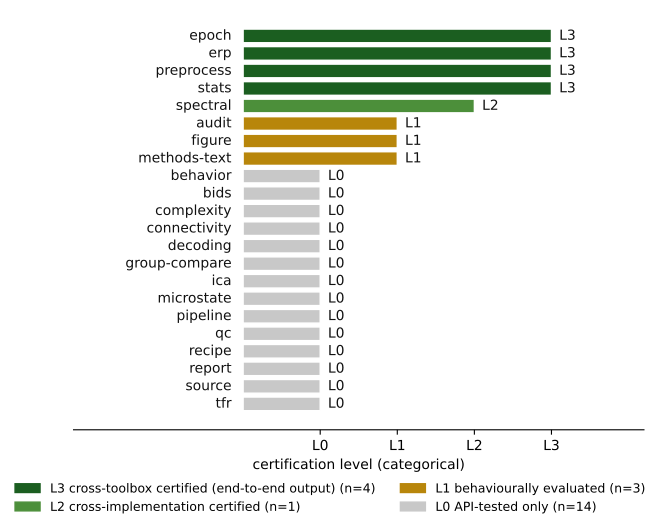

The Python source for this figure:
#!/usr/bin/env python
"""Figure 3 — the honest coverage map: certification level of each of the 22 skills."""
from __future__ import annotations
import json
from pathlib import Path

ROOT = Path(__file__).resolve().parents[3]
ORDER = ["L3", "L2", "L1", "L0"]
COLOR = {"L3": "#1b5e20", "L2": "#4c8f3a", "L1": "#b8860b", "L0": "#c8c8c8"}
LABEL = {"L3": "L3 cross-toolbox certified (end-to-end output)", "L2": "L2 cross-implementation certified",
         "L1": "L1 behaviourally evaluated", "L0": "L0 API-tested only"}


def build():
    import matplotlib
    matplotlib.use("Agg")
    import matplotlib.pyplot as plt
    from matplotlib.patches import Patch

    levels = json.loads((Path(__file__).resolve().parent / "skill_levels.json")
                        .read_text(encoding="utf-8-sig"))["levels"]
    skills = sorted(levels, key=lambda s: (ORDER.index(levels[s]), s))

    fig, ax = plt.subplots(figsize=(7.0, 5.4))
    xpos = {"L3": 3, "L2": 2, "L1": 1, "L0": 0}
    for i, s in enumerate(skills):
        lv = levels[s]
        ax.barh(i, xpos[lv] + 1, color=COLOR[lv], edgecolor="white", height=0.78)
        ax.annotate(s.replace("eeg-", ""), (-0.15, i), va="center", ha="right", fontsize=10, color="#111111")
        ax.annotate(lv, (xpos[lv] + 1.1, i), va="center", ha="left", fontsize=10, color="#111111")
    ax.set_yticks([]); ax.invert_yaxis()
    ax.set_xlim(-2.2, 5.2); ax.set_xticks([1, 2, 3, 4]); ax.set_xticklabels(["L0", "L1", "L2", "L3"], fontsize=10)
    ax.set_xlabel("certification level (categorical)", fontsize=10)
    for spine in ("top", "right", "left"):
        ax.spines[spine].set_visible(False)
    counts = {l: sum(1 for v in levels.values() if v == l) for l in ORDER}
    ax.legend(handles=[Patch(color=COLOR[l], label=f"{LABEL[l]} (n={counts[l]})") for l in ORDER],
              loc="upper center", bbox_to_anchor=(0.45, -0.10), ncol=2, fontsize=9, frameon=False)
    fig.tight_layout()
    return fig, ax, levels


if __name__ == "__main__":
    fig, _, _ = build()
    out = Path(__file__).resolve().parent / "fig3_levels.pdf"
    fig.savefig(out, bbox_inches="tight")
    print(f"wrote {out}")
